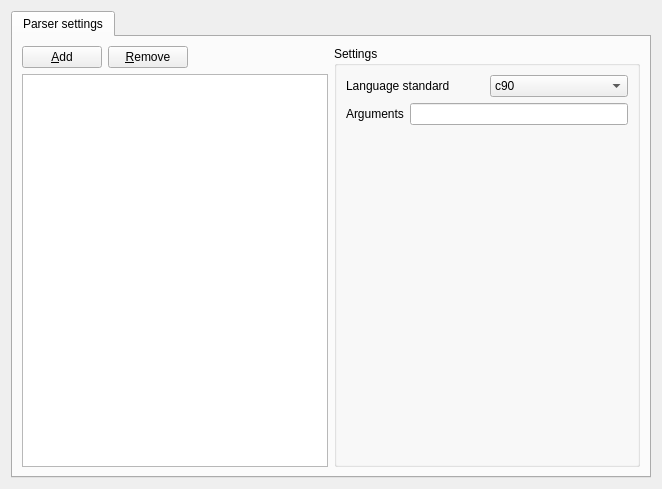
<?xml version="1.0" encoding="UTF-8"?>
<ui version="4.0">
 <class>ConfigWidget</class>
 <widget class="QWidget" name="ConfigWidget">
  <property name="geometry">
   <rect>
    <x>0</x>
    <y>0</y>
    <width>662</width>
    <height>489</height>
   </rect>
  </property>
  <property name="windowTitle">
   <string>Form</string>
  </property>
  <layout class="QVBoxLayout" name="verticalLayout_3">
   <item>
    <widget class="QTabWidget" name="tabWidget">
     <property name="currentIndex">
      <number>0</number>
     </property>
     <widget class="QWidget" name="parser">
      <attribute name="title">
       <string>Parser settings</string>
      </attribute>
      <layout class="QGridLayout" name="gridLayout">
       <item row="0" column="0">
        <layout class="QHBoxLayout" name="horizontalLayout_3">
         <item>
          <widget class="QPushButton" name="addPath">
           <property name="text">
            <string>&amp;Add</string>
           </property>
          </widget>
         </item>
         <item>
          <widget class="QPushButton" name="removePath">
           <property name="text">
            <string>&amp;Remove</string>
           </property>
          </widget>
         </item>
         <item>
          <spacer name="horizontalSpacer">
           <property name="orientation">
            <enum>Qt::Horizontal</enum>
           </property>
           <property name="sizeHint" stdset="0">
            <size>
             <width>40</width>
             <height>20</height>
            </size>
           </property>
          </spacer>
         </item>
        </layout>
       </item>
       <item row="0" column="1" rowspan="2">
        <widget class="QGroupBox" name="groupBox_5">
         <property name="title">
          <string>Settings</string>
         </property>
         <layout class="QVBoxLayout" name="verticalLayout">
          <item>
           <layout class="QHBoxLayout" name="horizontalLayout_2">
            <item>
             <widget class="QLabel" name="label_2">
              <property name="text">
               <string>Language standard</string>
              </property>
             </widget>
            </item>
            <item>
             <widget class="QComboBox" name="languageStandards">
              <item>
               <property name="text">
                <string>c90</string>
               </property>
              </item>
              <item>
               <property name="text">
                <string>c99</string>
               </property>
              </item>
              <item>
               <property name="text">
                <string>c11</string>
               </property>
              </item>
              <item>
               <property name="text">
                <string>c++98</string>
               </property>
              </item>
              <item>
               <property name="text">
                <string>c++03</string>
               </property>
              </item>
              <item>
               <property name="text">
                <string>c++11</string>
               </property>
              </item>
              <item>
               <property name="text">
                <string>c++14</string>
               </property>
              </item>
             </widget>
            </item>
           </layout>
          </item>
          <item>
           <layout class="QHBoxLayout" name="horizontalLayout">
            <item>
             <widget class="QLabel" name="label">
              <property name="text">
               <string>Arguments</string>
              </property>
             </widget>
            </item>
            <item>
             <widget class="QLineEdit" name="parserOptions">
              <property name="minimumSize">
               <size>
                <width>100</width>
                <height>0</height>
               </size>
              </property>
             </widget>
            </item>
           </layout>
          </item>
          <item>
           <spacer name="verticalSpacer">
            <property name="orientation">
             <enum>Qt::Vertical</enum>
            </property>
            <property name="sizeHint" stdset="0">
             <size>
              <width>20</width>
              <height>191</height>
             </size>
            </property>
           </spacer>
          </item>
         </layout>
        </widget>
       </item>
       <item row="1" column="0">
        <widget class="QListView" name="pathView"/>
       </item>
      </layout>
     </widget>
    </widget>
   </item>
  </layout>
 </widget>
 <resources/>
 <connections/>
</ui>
